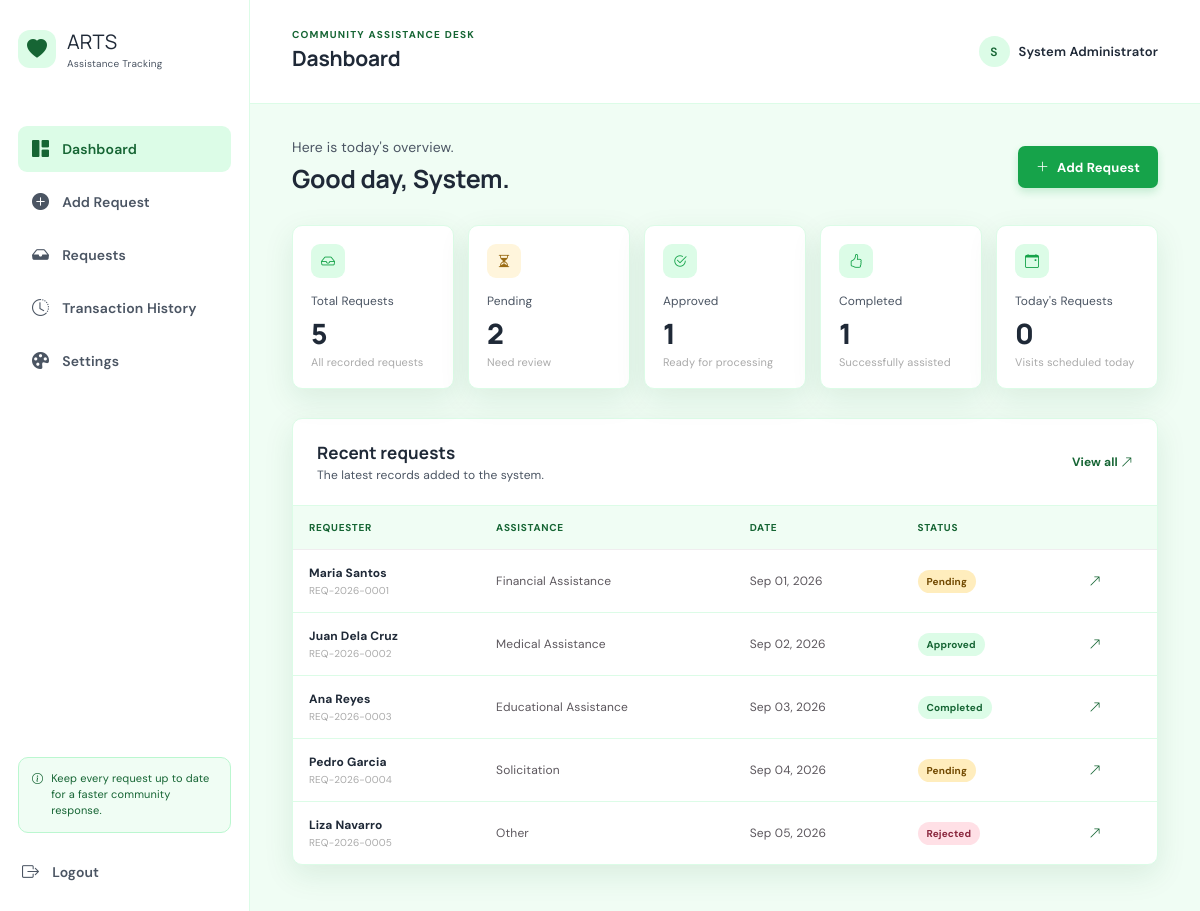
/dashboard.php (signed in), run on the app's committed database.
### tables this page shows
CREATE TABLE IF NOT EXISTS requests (
    id INT AUTO_INCREMENT PRIMARY KEY,
    request_id VARCHAR(20) NOT NULL UNIQUE,
    full_name VARCHAR(120) NOT NULL,
    address VARCHAR(255) NOT NULL,
    barangay VARCHAR(100) NOT NULL,
    contact_number VARCHAR(30) NOT NULL,
    date_of_visit DATE NOT NULL,
    purpose TEXT NOT NULL,
    assistance_type VARCHAR(60) NOT NULL,
    amount_requested DECIMAL(12,2) NOT NULL DEFAULT 0,
    remarks TEXT,
    status ENUM('Pending', 'Approved', 'Completed', 'Rejected') NOT NULL DEFAULT 'Pending',
    created_at TIMESTAMP DEFAULT CURRENT_TIMESTAMP,
    updated_at TIMESTAMP DEFAULT CURRENT_TIMESTAMP ON UPDATE CURRENT_TIMESTAMP
);

### inc/functions.php (called while the page is built, shortened)
<?php
function e($value) {
    return htmlspecialchars((string) $value, ENT_QUOTES, 'UTF-8');
}
function status_class($status) {
    $classes = array(
        'Pending' => 'status-pending',
        'Approved' => 'status-approved',
        'Completed' => 'status-completed',
        'Rejected' => 'status-rejected'
    );
    return $classes[$status] ?? 'status-pending';
}
function theme_options() {
    return array(
        'green' => 'Green',
        'blue' => 'Blue',
        'purple' => 'Purple',
        'orange' => 'Orange',
        'red' => 'Red',
        'teal' => 'Teal',
        'dark' => 'Dark'
    );
}
function normalize_theme($theme) {
    $theme = strtolower(trim((string) $theme));
    return array_key_exists($theme, theme_options()) ? $theme : 'green';
}
function current_theme() {
    return normalize_theme($_SESSION['theme'] ?? 'green');
}
?>

### public/dashboard.php (the view, shortened to what this page needs)
<?php
require_once __DIR__ . '/../config/database.php';
$page_title = 'Dashboard'; $active_page = 'dashboard';
$total = $pdo->query("SELECT COUNT(*) FROM requests")->fetchColumn();
$pending = $pdo->query("SELECT COUNT(*) FROM requests WHERE status = 'Pending'")->fetchColumn();
$approved = $pdo->query("SELECT COUNT(*) FROM requests WHERE status = 'Approved'")->fetchColumn();
$completed = $pdo->query("SELECT COUNT(*) FROM requests WHERE status = 'Completed'")->fetchColumn();
$today = $pdo->query("SELECT COUNT(*) FROM requests WHERE date_of_visit = CURDATE()")->fetchColumn();
$recent = $pdo->query('SELECT * FROM requests ORDER BY created_at DESC LIMIT 6')->fetchAll();
include __DIR__ . '/../inc/header.php';
?>
<div class="welcome-row"><div><p class="muted">Here is today&apos;s overview.</p><h2 class="section-title">Good day, <?= e(explode(' ', trim($_SESSION['full_name']))[0]); ?>.</h2></div><a href="add_request.php" class="btn btn-primary"><i class="bi bi-plus-lg"></i> Add Request</a></div>
<div class="stats-grid"><div class="stat-card"><div class="stat-icon pink"><i class="bi bi-inbox"></i></div><span>Total Requests</span><strong><?= e($total); ?></strong><small>All recorded requests</small></div><div class="stat-card"><div class="stat-icon amber"><i class="bi bi-hourglass-split"></i></div><span>Pending</span><strong><?= e($pending); ?></strong><small>Need review</small></div><div class="stat-card"><div class="stat-icon blue"><i class="bi bi-check2-circle"></i></div><span>Approved</span><strong><?= e($approved); ?></strong><small>Ready for processing</small></div><div class="stat-card"><div class="stat-icon green"><i class="bi bi-hand-thumbs-up"></i></div><span>Completed</span><strong><?= e($completed); ?></strong><small>Successfully assisted</small></div><div class="stat-card"><div class="stat-icon violet"><i class="bi bi-calendar-event"></i></div><span>Today&apos;s Requests</span><strong><?= e($today); ?></strong><small>Visits scheduled today</small></div></div>
<section class="panel"><div class="panel-heading"><div><h2>Recent requests</h2><p class="muted">The latest records added to the system.</p></div><a class="text-link" href="requests.php">View all <i class="bi bi-arrow-up-right"></i></a></div><div class="table-wrap"><table><thead><tr><th>Requester</th><th>Assistance</th><th>Date</th><th>Status</th><th></th></tr></thead><tbody><?php foreach ($recent as $request): ?><tr><td><strong><?= e($request['full_name']); ?></strong><small class="table-subtext"><?= e($request['request_id']); ?></small></td><td><?= e($request['assistance_type']); ?></td><td><?= e(date('M d, Y', strtotime($request['date_of_visit']))); ?></td><td><span class="status <?= e(status_class($request['status'])); ?>"><?= e($request['status']); ?></span></td><td><a class="icon-link" href="view_request.php?id=<?= e($request['id']); ?>" title="View request"><i class="bi bi-arrow-up-right"></i></a></td></tr><?php endforeach; ?><?php if (!$recent): ?><tr><td colspan="5" class="empty-state">No requests recorded yet.</td></tr><?php endif; ?></tbody></table></div></section>
<?php include __DIR__ . '/../inc/footer.php'; ?>

### inc/header.php (shortened to what this page needs)
<?php
require_once __DIR__ . '/functions.php';
$page_title = $page_title ?? 'Assistance Request Tracking System';
$active_page = $active_page ?? '';
?>
<!DOCTYPE html>
<html lang="en">
<head>
    <link href="https://cdn.jsdelivr.net/npm/bootstrap-icons@1.11.3/font/bootstrap-icons.min.css" rel="stylesheet">
    <link rel="stylesheet" href="css/style.css">
    <link rel="stylesheet" href="css/friendly.css">
</head>
<body class="theme-<?= e(current_theme()); ?>">
<div class="app-shell">
    <?php include __DIR__ . '/sidebar.php'; ?>
    <main class="main-content">
        <header class="topbar">
            <div>
                <p class="eyebrow">Community assistance desk</p>
                <h1><?= e($page_title); ?></h1>
            </div>
            <div class="user-chip"><span class="avatar"><?= e(strtoupper(substr($_SESSION['full_name'] ?? 'A', 0, 1))); ?></span><span><?= e($_SESSION['full_name'] ?? 'Administrator'); ?></span></div>
        </header>
        <div class="page-body">

### inc/sidebar.php
<aside class="sidebar" id="sidebar">
    <div class="brand"><span class="brand-mark"><i class="bi bi-heart-fill"></i></span><span>ARTS<small>Assistance Tracking</small></span></div>
    <nav class="nav-links">
        <a class="<?= $active_page === 'dashboard' ? 'active' : ''; ?>" href="dashboard.php"><i class="bi bi-grid-1x2-fill"></i>Dashboard</a>
        <a class="<?= $active_page === 'add' ? 'active' : ''; ?>" href="add_request.php"><i class="bi bi-plus-circle-fill"></i>Add Request</a>
        <a class="<?= $active_page === 'requests' ? 'active' : ''; ?>" href="requests.php"><i class="bi bi-inbox-fill"></i>Requests</a>
        <a class="<?= $active_page === 'history' ? 'active' : ''; ?>" href="transaction_history.php"><i class="bi bi-clock-history"></i>Transaction History</a>
        <a class="<?= $active_page === 'settings' ? 'active' : ''; ?>" href="settings.php"><i class="bi bi-palette-fill"></i>Settings</a>
    </nav>
    <div class="sidebar-footer"><div class="help-note"><i class="bi bi-info-circle"></i><span>Keep every request up to date for a faster community response.</span></div><a class="logout-link" href="logout.php"><i class="bi bi-box-arrow-right"></i>Logout</a></div>
</aside>

### inc/footer.php (shortened to what this page needs)
        </div>
    </main>
</div>
</body>
</html>

### public/css/friendly.css (style rules this page uses)
:root { --ink: #1F2937; --muted: #4B5563; --green: #16A34A; --green-dark: #166534; --green-soft: #DCFCE7; --green-pale: #F0FDF4; --pink: var(--green); --pink-dark: var(--green-dark); --pink-soft: var(--green-soft); --canvas: #F0FDF4; --line: #DCFCE7; --surface: #FFFFFF; --surface-muted: #F0FDF4; --focus: #86EFAC; --border-strong: #BBF7D0; --shadow-color: rgba(22, 101, 52, .10); }
body { letter-spacing: .01em; }
.topbar h1, .section-title { letter-spacing: -.01em; }
.btn { min-height: 42px; padding: 11px 18px; transition: transform .15s ease, box-shadow .15s ease, background .15s ease; }
.btn-primary { background: var(--green); color: #FFFFFF; }
.stat-icon.pink, .stat-icon.green, .stat-icon.blue, .stat-icon.violet { background: var(--green-soft); color: var(--green); }
.panel, .stat-card { box-shadow: 0 10px 30px var(--shadow-color); }
.text-link, .back-link, .clear-filter, .icon-link, .action-links a { color: var(--green-dark); }
.status-pending { color: #714900; background: #FFEDBD; }
.status-approved, .status-completed { color: var(--green-dark); background: var(--green-soft); }
.status-rejected { color: #8A263D; background: #FFE0E6; }
.sidebar, .topbar { border-color: var(--line); background: var(--surface); }
.brand-mark, .avatar { background: var(--green-soft); color: var(--green-dark); }
.nav-links a.active { color: var(--green-dark); background: var(--green-soft); }
.eyebrow { color: var(--green-dark); }
.panel, .stat-card, .form-panel, .detail-panel, .confirm-box, .login-form-card { border-color: var(--line); background: var(--surface); }
.panel-heading, .detail-heading, .table-wrap { border-color: var(--line); }
th { color: var(--green-dark); background: var(--surface-muted); }
td { border-color: var(--line); }
.stat-icon.amber { background: #FFF5DC; color: #9A6B13; }
.help-note, .login-panel { background: var(--surface-muted); }
.help-note { border-color: var(--border-strong); color: var(--green-dark); }

### data on the page
requests: full_name "Maria Santos", request "REQ-2026-0001", assistance_type "Financial Assistance", date_of_visit "Sep 01, 2026", status "Pending"
requests: full_name "Juan Dela Cruz", request "REQ-2026-0002", assistance_type "Medical Assistance", date_of_visit "Sep 02, 2026", status "Approved"
requests: full_name "Ana Reyes", request "REQ-2026-0003", assistance_type "Educational Assistance", date_of_visit "Sep 03, 2026", status "Completed"
requests: full_name "Pedro Garcia", request "REQ-2026-0004", assistance_type "Solicitation", date_of_visit "Sep 04, 2026", status "Pending"
requests: full_name "Liza Navarro", request "REQ-2026-0005", assistance_type "Other", date_of_visit "Sep 05, 2026", status "Rejected"

### other printed values
$page_title "Dashboard"
substr($_SESSION['full_name'] ?? 'A', 0, 1) "S"
$_SESSION['full_name'] "System Administrator"
explode(' ', trim($_SESSION['full_name']))[0] "System"
$total "5"
$pending "2"
$approved "1"
$completed "1"
$today "0"
